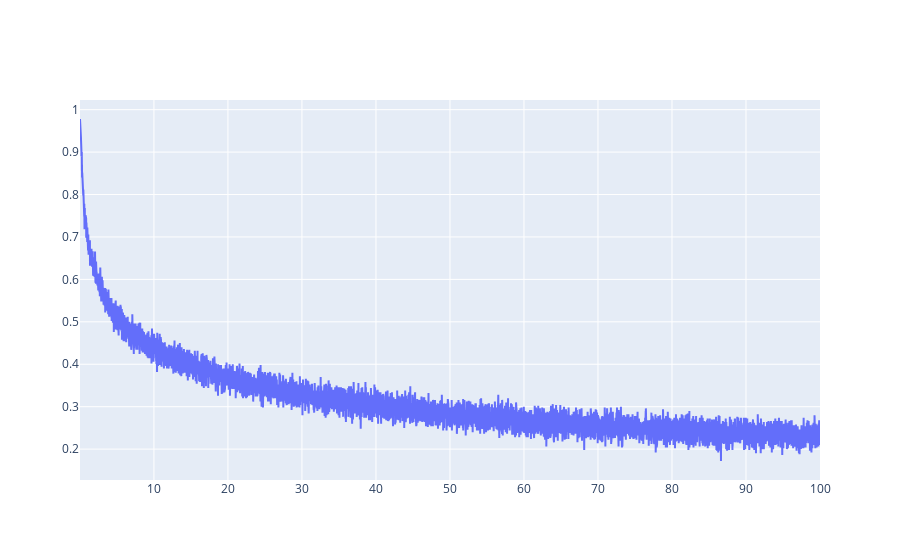

Notebook source saved alongside this figure:
### Code cell
fig=go.Figure()
plot(fig,optimalNoise['noiseParam'],optimalNoise['accuracy'],'Data')
fig

### Figure 1 — Plotly figure (JSON) as saved in the notebook; plotly's stock layout.template omitted (floating-point values rounded to 4 significant figures; data arrays with more than 128 entries replaced by an {"elided": "..."} marker saying what was removed)
{"data": [{"mode": "lines", "name": "Data", "x": {"elided": "10000 float values"}, "y": {"elided": "10000 float values"}, "type": "scatter"}], "layout": {}}
